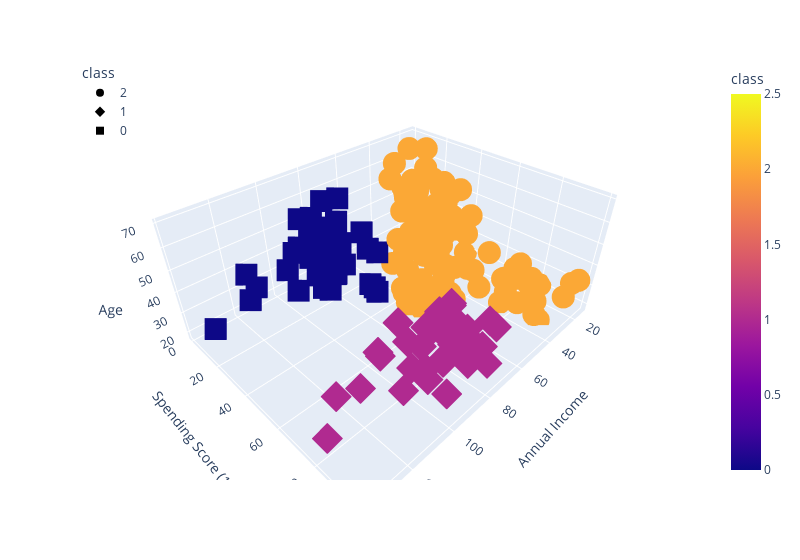

Notebook source saved alongside this figure:
### Code cell
# plot the DataFrame with a third axis
fig = px.scatter_3d(
    df_shopping,
    x="Annual Income",
    y="Spending Score (1-100)",
    z="Age",
    color="class",
    symbol="class",
    width=800,
)
fig.update_layout(legend=dict(x=0, y=1))
fig.show()

### Figure 1 — Plotly figure (JSON) as saved in the notebook; plotly's stock layout.template omitted (floating-point values rounded to 4 significant figures)
{"data": [{"hovertemplate": "class=%{marker.color}<br>Annual Income=%{x}<br>Spending Score (1-100)=%{y}<br>Age=%{z}<extra></extra>", "legendgroup": "2", "marker": {"color": [2, 2, 2, 2, 2, 2, 2, 2, 2, 2, 2, 2, 2, 2, 2, 2, 2, 2, 2, 2, 2, 2, 2, 2, 2, 2, 2, 2, 2, 2, 2, 2, 2, 2, 2, 2, 2, 2, 2, 2, 2, 2, 2, 2, 2, 2, 2, 2, 2, 2, 2, 2, 2, 2, 2, 2, 2, 2, 2, 2, 2, 2, 2, 2, 2, 2, 2, 2, 2, 2, 2, 2, 2, 2, 2, 2, 2, 2, 2, 2, 2, 2, 2, 2, 2, 2, 2, 2, 2, 2, 2, 2, 2, 2, 2, 2, 2, 2, 2, 2, 2, 2, 2, 2, 2, 2, 2, 2, 2, 2, 2, 2, 2, 2, 2, 2, 2, 2, 2, 2, 2, 2, 2], "coloraxis": "coloraxis", "symbol": "circle"}, "mode": "markers", "name": "2", "scene": "scene", "showlegend": true, "type": "scatter3d", "x": [15, 15, 16, 16, 17, 17, 18, 18, 19, 19, 19, 19, 20, 20, 20, 20, 21, 21, 23, 23, 24, 24, 25, 25, 28, 28, 28, 28, 29, 29, 30, 30, 33, 33, 33, 33, 34, 34, 37, 37, 38, 38, 39, 39, 39, 39, 40, 40, 40, 40, 42, 42, 43, 43, 43, 43, 44, 44, 46, 46, 46, 46, 47, 47, 48, 48, 48, 48, 48, 48, 49, 49, 50, 50, 54, 54, 54, 54, 54, 54, 54, 54, 54, 54, 54, 54, 57, 57, 58, 58, 59, 59, 60, 60, 60, 60, 60, 60, 61, 61, 62, 62, 62, 62, 62, 62, 63, 63, 63, 63, 63, 63, 64, 64, 65, 65, 65, 65, 67, 67, 67, 67, 69], "y": [39, 81, 6, 77, 40, 76, 6, 94, 3, 72, 14, 99, 15, 77, 13, 79, 35, 66, 29, 98, 35, 73, 5, 73, 14, 82, 32, 61, 31, 87, 4, 73, 4, 92, 14, 81, 17, 73, 26, 75, 35, 92, 36, 61, 28, 65, 55, 47, 42, 42, 52, 60, 54, 60, 45, 41, 50, 46, 51, 46, 56, 55, 52, 59, 51, 59, 50, 48, 59, 47, 55, 42, 49, 56, 47, 54, 53, 48, 52, 42, 51, 55, 41, 44, 57, 46, 58, 55, 60, 46, 55, 41, 49, 40, 42, 52, 47, 50, 42, 49, 41, 48, 59, 55, 56, 42, 50, 46, 43, 48, 52, 54, 42, 46, 48, 50, 43, 59, 43, 57, 56, 40, 58], "z": [19, 21, 20, 23, 31, 22, 35, 23, 64, 30, 67, 35, 58, 24, 37, 22, 35, 20, 52, 35, 35, 25, 46, 31, 54, 29, 45, 35, 40, 23, 60, 21, 53, 18, 49, 21, 42, 30, 36, 20, 65, 24, 48, 31, 49, 24, 50, 27, 29, 31, 49, 33, 31, 59, 50, 47, 51, 69, 27, 53, 70, 19, 67, 54, 63, 18, 43, 68, 19, 32, 70, 47, 60, 60, 59, 26, 45, 40, 23, 49, 57, 38, 67, 46, 21, 48, 55, 22, 34, 50, 68, 18, 48, 40, 32, 24, 47, 27, 48, 20, 23, 49, 67, 26, 49, 21, 66, 54, 68, 66, 65, 19, 38, 19, 18, 19, 63, 49, 51, 50, 27, 38, 40]}, {"hovertemplate": "class=%{marker.color}<br>Annual Income=%{x}<br>Spending Score (1-100)=%{y}<br>Age=%{z}<extra></extra>", "legendgroup": "1", "marker": {"color": [1, 1, 1, 1, 1, 1, 1, 1, 1, 1, 1, 1, 1, 1, 1, 1, 1, 1, 1, 1, 1, 1, 1, 1, 1, 1, 1, 1, 1, 1, 1, 1, 1, 1, 1, 1, 1, 1, 1], "coloraxis": "coloraxis", "symbol": "diamond"}, "mode": "markers", "name": "1", "scene": "scene", "showlegend": true, "type": "scatter3d", "x": [69, 70, 71, 71, 71, 72, 73, 73, 74, 75, 76, 77, 77, 78, 78, 78, 78, 78, 78, 79, 81, 85, 86, 87, 87, 87, 88, 88, 93, 97, 98, 99, 101, 103, 103, 113, 120, 126, 137], "y": [91, 77, 95, 75, 75, 71, 88, 73, 72, 93, 87, 97, 74, 90, 88, 76, 89, 78, 73, 83, 93, 75, 95, 63, 75, 92, 86, 69, 90, 86, 88, 97, 68, 85, 69, 91, 79, 74, 83], "z": [39, 31, 40, 38, 39, 31, 29, 32, 35, 32, 32, 28, 32, 34, 39, 38, 27, 30, 30, 29, 31, 36, 33, 32, 28, 36, 30, 27, 35, 32, 29, 30, 28, 36, 32, 38, 35, 32, 30]}, {"hovertemplate": "class=%{marker.color}<br>Annual Income=%{x}<br>Spending Score (1-100)=%{y}<br>Age=%{z}<extra></extra>", "legendgroup": "0", "marker": {"color": [0, 0, 0, 0, 0, 0, 0, 0, 0, 0, 0, 0, 0, 0, 0, 0, 0, 0, 0, 0, 0, 0, 0, 0, 0, 0, 0, 0, 0, 0, 0, 0, 0, 0, 0, 0, 0, 0], "coloraxis": "coloraxis", "symbol": "square"}, "mode": "markers", "name": "0", "scene": "scene", "showlegend": true, "type": "scatter3d", "x": [70, 71, 71, 71, 72, 73, 73, 74, 75, 76, 77, 77, 78, 78, 78, 78, 78, 78, 79, 81, 85, 86, 87, 87, 87, 88, 88, 93, 97, 98, 99, 101, 103, 103, 113, 120, 126, 137], "y": [29, 35, 11, 9, 34, 5, 7, 10, 5, 40, 12, 36, 22, 17, 20, 16, 1, 1, 35, 5, 26, 20, 27, 13, 10, 13, 15, 14, 32, 15, 39, 24, 17, 23, 8, 16, 28, 18], "z": [23, 43, 59, 47, 25, 20, 44, 19, 57, 28, 25, 48, 34, 43, 44, 47, 37, 34, 56, 19, 50, 42, 36, 40, 36, 52, 58, 59, 37, 46, 41, 54, 41, 34, 33, 47, 45, 32]}], "layout": {"coloraxis": {"colorbar": {"title": {"text": "class"}}, "colorscale": [[0, "#0d0887"], [0.1111, "#46039f"], [0.2222, "#7201a8"], [0.3333, "#9c179e"], [0.4444, "#bd3786"], [0.5556, "#d8576b"], [0.6667, "#ed7953"], [0.7778, "#fb9f3a"], [0.8889, "#fdca26"], [1, "#f0f921"]]}, "legend": {"title": {"text": "class"}, "tracegroupgap": 0, "x": 0, "y": 1}, "margin": {"t": 60}, "scene": {"domain": {"x": [0, 1], "y": [0, 1]}, "xaxis": {"title": {"text": "Annual Income"}}, "yaxis": {"title": {"text": "Spending Score (1-100)"}}, "zaxis": {"title": {"text": "Age"}}}, "width": 800}}
